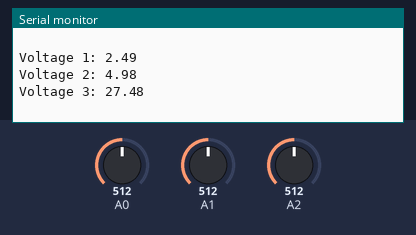
Recording of a sketch running on a simulated Arduino Uno, built with avr-gcc and run on an emulated ATmega328P. Shown: the last lines printed to the serial monitor. Inputs (shaded band) come from the test bench; at power-on: A0 = 512, A1 = 512, A2 = 512.

Above: at 1.8 s.
1.9 s: A0 set to 716
3.4 s: A1 set to 716
At 4.7 s:
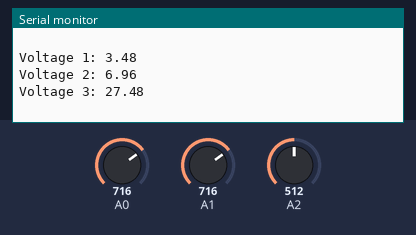
4.9 s: A2 set to 716
At 5.7 s:
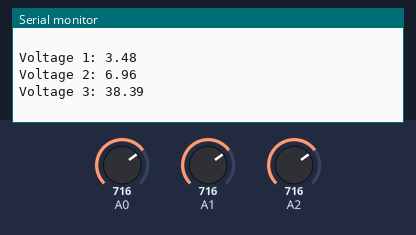
6.4 s: A0 set to 900
7.9 s: A1 set to 900
At 8.8 s:
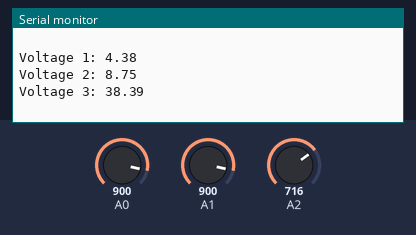
9.4 s: A2 set to 900
At 10.8 s:
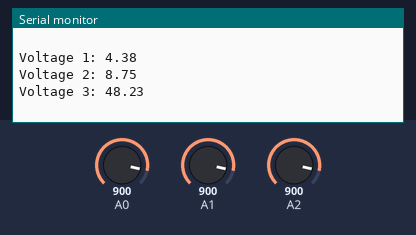
Timing chart, 0 to 11.9 s (numbered marks = the images above; inputs shaded):
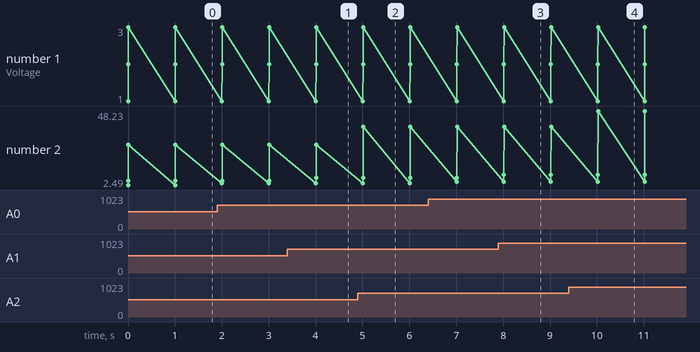

Measured:
- after the input at 3.4 s, the serial monitor: prints a new line after 0.61 s (image 1)
- after the input at 4.9 s, the serial monitor: prints a new line after 0.11 s (image 2)
- after the input at 7.9 s, the serial monitor: prints a new line after 0.12 s (image 3)
- after the input at 9.4 s, the serial monitor: prints a new line after 0.62 s (image 4)
- plotted number 2: 27.48 → 38.39 after the input at 4.9 s, 38.39 → 48.23 after the input at 9.4 s

The sketch:

voltage_measure.ino
```cpp
void setup()
{
  Serial.begin(115200);
}

void loop()
{
  double value1 = analogRead(A0);
  double voltage1 = value1 * 4.978/1024;
  double value2 = analogRead(A1);
  double voltage2 = value2 * 4.978 * 2 /1024 ;
  double value3 = analogRead(A2);
  double voltage3 = (value3 * 4.978) * 11 / 1024;
  Serial.print("Voltage 1: ");
  Serial.println(voltage1);
  Serial.print("Voltage 2: ");
  Serial.println(voltage2);
  Serial.print("Voltage 3: ");
  Serial.println(voltage3+0.1);
  Serial.println(" ");
  delay(1000);

}
```
